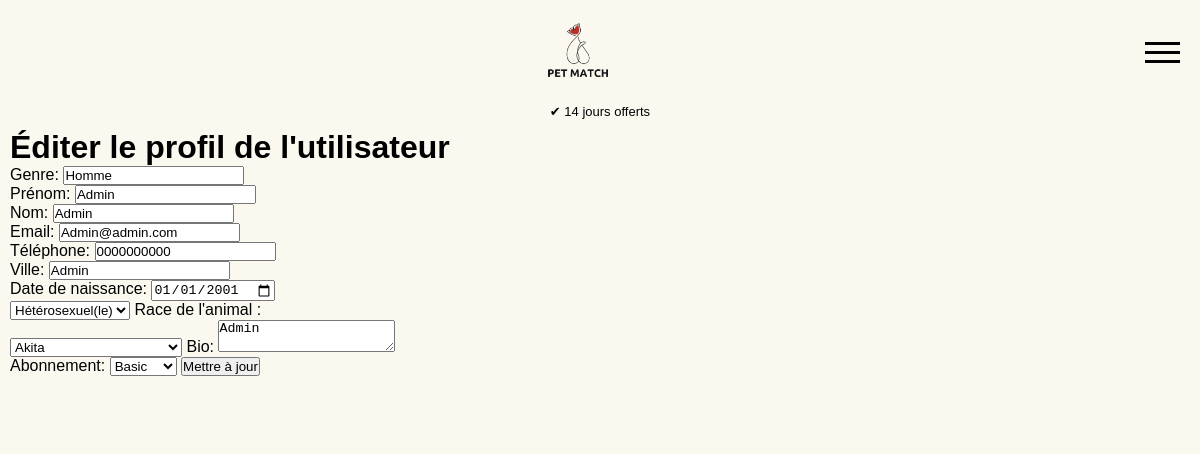
Screenshot of /admin/edit_profile.php?id=1 with the database file from the repository.
### tables this page shows
CREATE TABLE user (
    id INTEGER PRIMARY KEY AUTOINCREMENT,
    gender TEXT NOT NULL,
    firstname TEXT NOT NULL,
    lastname TEXT NOT NULL,
    email TEXT NOT NULL UNIQUE,
    password TEXT NOT NULL,
    phone TEXT NOT NULL,
    city TEXT NOT NULL,
    birthday TEXT NOT NULL,
    orientation TEXT NOT NULL,
    bio TEXT,
    is_admin INTEGER NOT NULL DEFAULT 0,
    blocked INTEGER NOT NULL DEFAULT 0,
    created_at TIMESTAMP DEFAULT CURRENT_TIMESTAMP,
    subscription TEXT,
    dog_breed TEXT NOT NULL
, "photo" TEXT);

### admin/edit_profile.php (the view, shortened to what this page needs)
<?php
include '../template/header.php';
if (isset($_GET['id'])) {
    $userId = $_GET['id'];
    try {
        $pdo = new PDO('sqlite:../DB/my_database.db');
        $pdo->setAttribute(PDO::ATTR_ERRMODE, PDO::ERRMODE_EXCEPTION);
        $sql = "SELECT * FROM user WHERE id = ?";
        $stmt = $pdo->prepare($sql);
        $stmt->execute([$userId]);
        $user = $stmt->fetch(PDO::FETCH_ASSOC);
        $sql = "SELECT * FROM subscription";
        $stmt = $pdo->query($sql);
        $subcriptions = $stmt->fetchAll(PDO::FETCH_ASSOC);
        if ($user) {
            $user_orientation = htmlspecialchars($user['orientation']);
            $dog_breed = htmlspecialchars($user['dog_breed']);
            ?>
            <h1>Éditer le profil de l'utilisateur</h1>
            <form action="update_profile.php" method="POST">
                <label>Genre:</label>
                <input type="text" name="gender" value="<?php echo htmlspecialchars($user['gender']); ?>"><br>
                <label>Prénom:</label>
                <input type="text" name="firstname" value="<?php echo htmlspecialchars($user['firstname']); ?>"><br>
                <label>Nom:</label>
                <input type="text" name="lastname" value="<?php echo htmlspecialchars($user['lastname']); ?>"><br>
                <label>Email:</label>
                <input type="email" name="email" value="<?php echo htmlspecialchars($user['email']); ?>"><br>
                <label>Téléphone:</label>
                <input type="text" name="phone" value="<?php echo htmlspecialchars($user['phone']); ?>"><br>
                <label>Ville:</label>
                <input type="text" name="city" value="<?php echo htmlspecialchars($user['city']); ?>"><br>
                <label>Date de naissance:</label>
                <input type="date" name="birthday" value="<?php echo htmlspecialchars($user['birthday']); ?>"><br>
                <select id="orientation" name="orientation" required>
                    <option value="heterosexuel" <?php if ($user_orientation == 'heterosexuel') echo 'selected'; ?>>Hétérosexuel(le)</option>
                </select>
                <label for="dog_breed">Race de l'animal :</label><br>
                <select id="dog_breed" name="dog_breed" required>
                    <option value="Akita" <?php if ($dog_breed == 'Akita') echo 'selected'; ?>>Akita</option>
                </select>
                <label>Bio:</label>
                <textarea name="bio"><?php echo htmlspecialchars($user['bio']); ?></textarea><br>
                <label>Abonnement:</label>
                <select id="subscription" name="subscription">
                    <?php
                        if ($subcriptions) {
                            foreach ($subcriptions as $subcription) {
                                echo "<option value='" . htmlspecialchars($subcription['name'], ENT_QUOTES, 'UTF-8') . "'>" . htmlspecialchars($subcription['name'], ENT_QUOTES, 'UTF-8') . "</option>";
                            }
                        } else {
                            echo "<p>aucun abonnement actif</p>";
                        }
                    ?>
                </select>
                <input type="submit" value="Mettre à jour">
            </form>
            <?php
        } else {
            echo 'Utilisateur non trouvé.';
        }
    } catch (Exception $e) {
        echo "Erreur lors de la récupération du profil de l'utilisateur : " . $e->getMessage();
    }
} else {
    echo 'ID d\'utilisateur non fourni.';
}
?>

### css/style.css (style rules this page uses)
* { margin: 0; padding: 0; box-sizing: border-box; }
html { height: 100%; background-color: #FBF9EF; }
body { min-height: 100%; display: block; flex-direction: column; font-family: "Arial", Sans-serif; background-color: #FBF9EF; }

### rows the page displays
user: gender "Homme", firstname "Admin", lastname "Admin", email "Admin@admin.com", phone "0000000000", city "Admin", birthday "01/01/2001", orientation "Hétérosexuel(le)", dog_breed "Akita", bio "Admin"

### other values shown
form field subscription "Basic"
